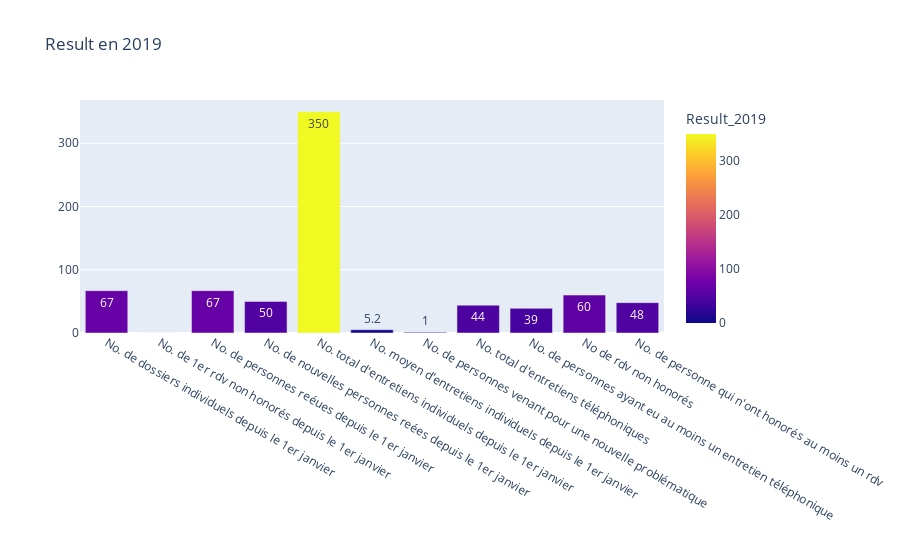

The notebook cell this image was saved under:
### Markdown cell above
ODTI Le Département De Soutien psychologique 2019

### Code cell
'Result en 2019'

### Figure 1 — Plotly figure (JSON) as saved in the notebook; plotly's stock layout.template omitted (floating-point values rounded to 4 significant figures)
{"data": [{"alignmentgroup": "True", "hovertemplate": "R=%{x}<br>Result_2019=%{marker.color}<extra></extra>", "legendgroup": "", "marker": {"color": [67, 0, 67, 50, 350, 5.2, 1, 44, 39, 60, 48], "coloraxis": "coloraxis"}, "name": "", "offsetgroup": "", "orientation": "v", "showlegend": false, "text": [67, 0, 67, 50, 350, 5.2, 1, 44, 39, 60, 48], "textposition": "auto", "type": "bar", "x": ["No. de dossiers individuels depuis le 1er janvier", "No. de 1er rdv non honorés depuis le 1er janvier", "No. de personnes reéues depuis le 1er janvier", "No. de nouvelles personnes reées depuis le 1er janvier", "No. total d'entretiens individuels depuis le 1er janvier", "No. moyen d'entretiens individuels depuis le 1er janvier", "No. de personnes venant pour une nouvelle problématique", "No. total d'entretiens téléphoniques", "No. de personnes ayant eu au moins un entretien téléphonique", "No de rdv non honorés", "No. de personne qui n'ont honorés au moins un rdv"], "xaxis": "x", "y": [67, 0, 67, 50, 350, 5.2, 1, 44, 39, 60, 48], "yaxis": "y"}], "layout": {"barmode": "stack", "coloraxis": {"colorbar": {"title": {"text": "Result_2019"}}, "colorscale": [[0, "#0d0887"], [0.1111, "#46039f"], [0.2222, "#7201a8"], [0.3333, "#9c179e"], [0.4444, "#bd3786"], [0.5556, "#d8576b"], [0.6667, "#ed7953"], [0.7778, "#fb9f3a"], [0.8889, "#fdca26"], [1, "#f0f921"]]}, "legend": {"tracegroupgap": 0}, "title": {"text": "Result en 2019"}, "xaxis": {"anchor": "y", "domain": [0, 1], "title": {"text": ""}}, "yaxis": {"anchor": "x", "domain": [0, 1], "title": {"text": ""}}}}
